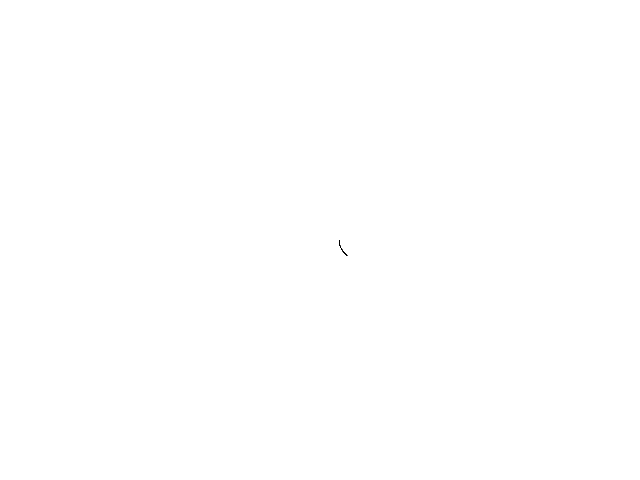
Frame 1 (no input)
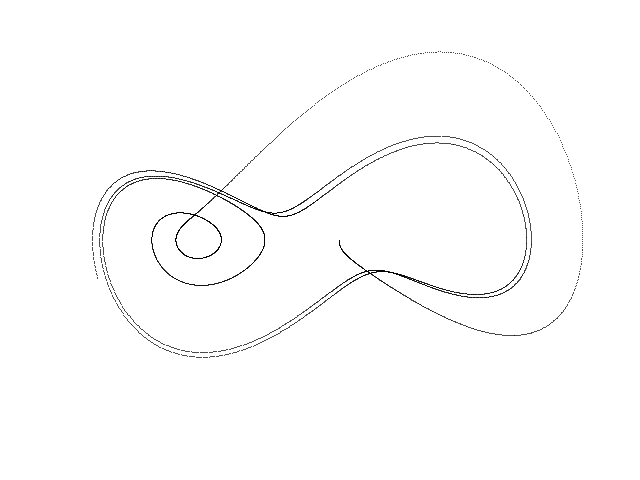
Frame 60 (the mouse pressed at the canvas centre just before this capture)
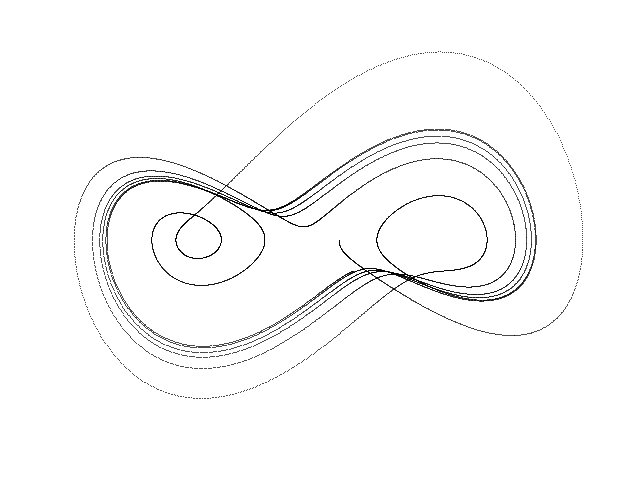
Frame 120 (the mouse held since frame 60 and released just before this capture)

The Processing sketch that drew these frames (run headless with seeded random() and noise(); from frame 60 on, the mouse is pressed at the canvas centre):

// Processing sketch: Shimizu_Morioka
// ── Shimizu_Morioka.pde
// Shimizu-Morioka chaotic attractor //

  float x = 0.1;
  float y = 0.0;
  float z = 0.0;
  float dt = 0.01;
  float a = 0.75;
  float b = 0.45;


void setup() {
  
  size(640, 480);
  background(255);
  
}

void draw() {
  
  for (int i=0; i<100; i++) {
    
    float nx = x;
    float ny = y;
    float nz = z;
        
    x = nx + dt * (ny);
    y = ny + dt * ((1.0 - nz) * nx - a * ny);
    z = nz + dt * (pow(nx, 2.0) - b * nz); 
  
    point(320 + (190 * x), 240 + (190 * y));
        
  }

}
